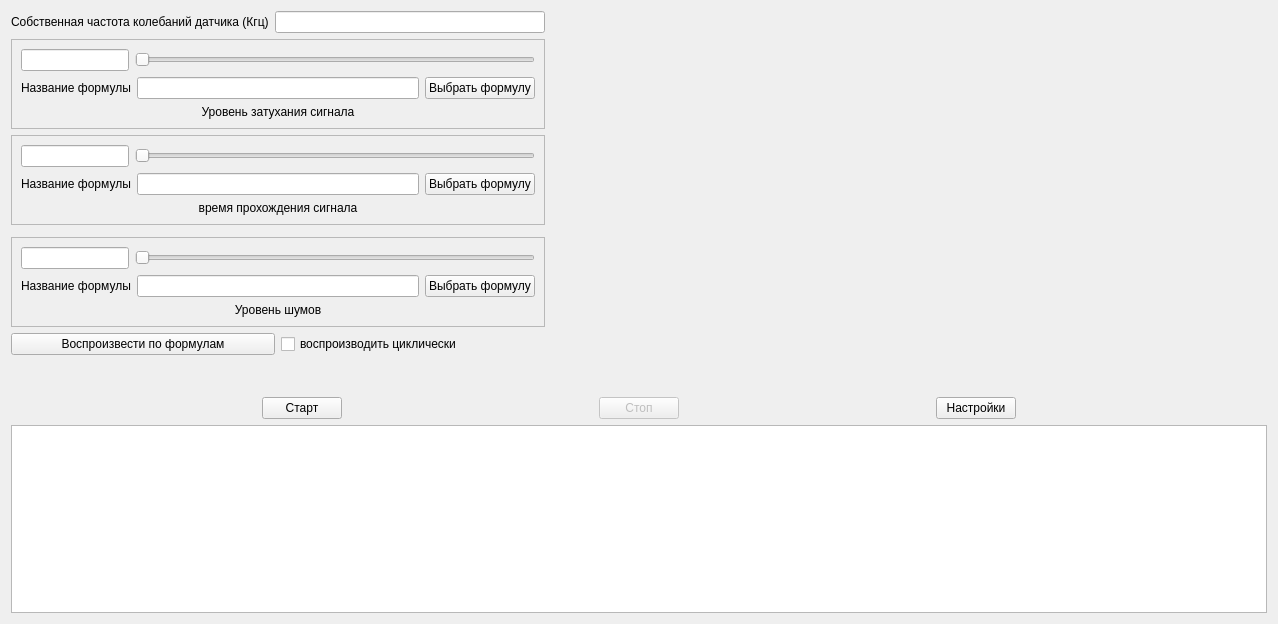
<?xml version="1.0" encoding="UTF-8"?>
<ui version="4.0">
 <class>AUsd</class>
 <widget class="QWidget" name="AUsd">
  <property name="geometry">
   <rect>
    <x>0</x>
    <y>0</y>
    <width>1278</width>
    <height>624</height>
   </rect>
  </property>
  <property name="sizePolicy">
   <sizepolicy hsizetype="Preferred" vsizetype="Preferred">
    <horstretch>200</horstretch>
    <verstretch>0</verstretch>
   </sizepolicy>
  </property>
  <property name="windowTitle">
   <string>Form</string>
  </property>
  <layout class="QVBoxLayout" name="verticalLayout_6">
   <item>
    <layout class="QHBoxLayout" name="horizontalLayout_6">
     <item>
      <layout class="QVBoxLayout" name="verticalLayout_5">
       <item>
        <layout class="QHBoxLayout" name="horizontalLayout_8">
         <item>
          <widget class="QLabel" name="label_4">
           <property name="text">
            <string>Собственная частота колебаний датчика (Кгц)</string>
           </property>
          </widget>
         </item>
         <item>
          <widget class="QLineEdit" name="datchikFrecuencyEdit">
           <property name="text">
            <string/>
           </property>
           <property name="alignment">
            <set>Qt::AlignCenter</set>
           </property>
          </widget>
         </item>
        </layout>
       </item>
       <item>
        <widget class="QFrame" name="frame_2">
         <property name="frameShape">
          <enum>QFrame::StyledPanel</enum>
         </property>
         <property name="frameShadow">
          <enum>QFrame::Raised</enum>
         </property>
         <layout class="QVBoxLayout" name="verticalLayout">
          <item>
           <layout class="QHBoxLayout" name="horizontalLayout_2">
            <item>
             <widget class="QLineEdit" name="powerEdit">
              <property name="sizePolicy">
               <sizepolicy hsizetype="Maximum" vsizetype="Fixed">
                <horstretch>0</horstretch>
                <verstretch>0</verstretch>
               </sizepolicy>
              </property>
              <property name="minimumSize">
               <size>
                <width>100</width>
                <height>0</height>
               </size>
              </property>
              <property name="alignment">
               <set>Qt::AlignCenter</set>
              </property>
             </widget>
            </item>
            <item>
             <widget class="QSlider" name="powerSlider">
              <property name="sizePolicy">
               <sizepolicy hsizetype="Fixed" vsizetype="Fixed">
                <horstretch>0</horstretch>
                <verstretch>0</verstretch>
               </sizepolicy>
              </property>
              <property name="minimumSize">
               <size>
                <width>400</width>
                <height>0</height>
               </size>
              </property>
              <property name="maximumSize">
               <size>
                <width>16777215</width>
                <height>16777215</height>
               </size>
              </property>
              <property name="orientation">
               <enum>Qt::Horizontal</enum>
              </property>
             </widget>
            </item>
           </layout>
          </item>
          <item>
           <layout class="QHBoxLayout" name="horizontalLayout_9">
            <item>
             <widget class="QLabel" name="label_5">
              <property name="text">
               <string>Название формулы</string>
              </property>
             </widget>
            </item>
            <item>
             <widget class="QLineEdit" name="powerFormulaNameEdit">
              <property name="readOnly">
               <bool>true</bool>
              </property>
              <property name="clearButtonEnabled">
               <bool>false</bool>
              </property>
             </widget>
            </item>
            <item>
             <widget class="QPushButton" name="powerFormulaButton">
              <property name="text">
               <string>Выбрать формулу</string>
              </property>
             </widget>
            </item>
           </layout>
          </item>
          <item>
           <widget class="QLabel" name="label">
            <property name="text">
             <string>Уровень затухания сигнала</string>
            </property>
            <property name="alignment">
             <set>Qt::AlignCenter</set>
            </property>
           </widget>
          </item>
         </layout>
        </widget>
       </item>
       <item>
        <widget class="QFrame" name="frame_3">
         <property name="frameShape">
          <enum>QFrame::StyledPanel</enum>
         </property>
         <property name="frameShadow">
          <enum>QFrame::Raised</enum>
         </property>
         <layout class="QVBoxLayout" name="verticalLayout_3">
          <item>
           <layout class="QHBoxLayout" name="horizontalLayout_4">
            <item>
             <widget class="QLineEdit" name="startTimeEdit">
              <property name="sizePolicy">
               <sizepolicy hsizetype="Maximum" vsizetype="Fixed">
                <horstretch>0</horstretch>
                <verstretch>0</verstretch>
               </sizepolicy>
              </property>
              <property name="minimumSize">
               <size>
                <width>100</width>
                <height>0</height>
               </size>
              </property>
              <property name="alignment">
               <set>Qt::AlignCenter</set>
              </property>
             </widget>
            </item>
            <item>
             <widget class="QSlider" name="startTimeSlider">
              <property name="sizePolicy">
               <sizepolicy hsizetype="Fixed" vsizetype="Fixed">
                <horstretch>0</horstretch>
                <verstretch>0</verstretch>
               </sizepolicy>
              </property>
              <property name="minimumSize">
               <size>
                <width>400</width>
                <height>0</height>
               </size>
              </property>
              <property name="maximumSize">
               <size>
                <width>16777215</width>
                <height>16777215</height>
               </size>
              </property>
              <property name="orientation">
               <enum>Qt::Horizontal</enum>
              </property>
             </widget>
            </item>
           </layout>
          </item>
          <item>
           <layout class="QHBoxLayout" name="horizontalLayout_10">
            <item>
             <widget class="QLabel" name="label_6">
              <property name="text">
               <string>Название формулы</string>
              </property>
             </widget>
            </item>
            <item>
             <widget class="QLineEdit" name="startTimeFormulaEdit">
              <property name="readOnly">
               <bool>true</bool>
              </property>
              <property name="clearButtonEnabled">
               <bool>false</bool>
              </property>
             </widget>
            </item>
            <item>
             <widget class="QPushButton" name="startTimeFormulaButton">
              <property name="text">
               <string>Выбрать формулу</string>
              </property>
             </widget>
            </item>
           </layout>
          </item>
          <item>
           <widget class="QLabel" name="label_3">
            <property name="text">
             <string>время прохождения сигнала</string>
            </property>
            <property name="alignment">
             <set>Qt::AlignCenter</set>
            </property>
           </widget>
          </item>
         </layout>
        </widget>
       </item>
       <item>
        <layout class="QVBoxLayout" name="verticalLayout_4">
         <item>
          <widget class="QFrame" name="frame">
           <property name="frameShape">
            <enum>QFrame::StyledPanel</enum>
           </property>
           <property name="frameShadow">
            <enum>QFrame::Raised</enum>
           </property>
          </widget>
         </item>
         <item>
          <widget class="QFrame" name="frame_4">
           <property name="frameShape">
            <enum>QFrame::StyledPanel</enum>
           </property>
           <property name="frameShadow">
            <enum>QFrame::Raised</enum>
           </property>
           <layout class="QVBoxLayout" name="verticalLayout_2">
            <item>
             <layout class="QHBoxLayout" name="horizontalLayout_3">
              <item>
               <widget class="QLineEdit" name="shumEdit">
                <property name="sizePolicy">
                 <sizepolicy hsizetype="Maximum" vsizetype="Fixed">
                  <horstretch>0</horstretch>
                  <verstretch>0</verstretch>
                 </sizepolicy>
                </property>
                <property name="minimumSize">
                 <size>
                  <width>100</width>
                  <height>0</height>
                 </size>
                </property>
                <property name="alignment">
                 <set>Qt::AlignCenter</set>
                </property>
               </widget>
              </item>
              <item>
               <widget class="QSlider" name="shumSlider">
                <property name="sizePolicy">
                 <sizepolicy hsizetype="Fixed" vsizetype="Fixed">
                  <horstretch>0</horstretch>
                  <verstretch>0</verstretch>
                 </sizepolicy>
                </property>
                <property name="minimumSize">
                 <size>
                  <width>400</width>
                  <height>0</height>
                 </size>
                </property>
                <property name="orientation">
                 <enum>Qt::Horizontal</enum>
                </property>
               </widget>
              </item>
             </layout>
            </item>
            <item>
             <layout class="QHBoxLayout" name="horizontalLayout_11">
              <item>
               <widget class="QLabel" name="label_7">
                <property name="text">
                 <string>Название формулы</string>
                </property>
               </widget>
              </item>
              <item>
               <widget class="QLineEdit" name="shumFormulaEdit">
                <property name="readOnly">
                 <bool>true</bool>
                </property>
                <property name="clearButtonEnabled">
                 <bool>false</bool>
                </property>
               </widget>
              </item>
              <item>
               <widget class="QPushButton" name="shumFormulaButton">
                <property name="text">
                 <string>Выбрать формулу</string>
                </property>
               </widget>
              </item>
             </layout>
            </item>
            <item>
             <widget class="QLabel" name="label_2">
              <property name="text">
               <string>Уровень шумов</string>
              </property>
              <property name="alignment">
               <set>Qt::AlignCenter</set>
              </property>
             </widget>
            </item>
           </layout>
          </widget>
         </item>
         <item>
          <layout class="QHBoxLayout" name="horizontalLayout_7">
           <item>
            <widget class="QPushButton" name="autoReplayButton">
             <property name="sizePolicy">
              <sizepolicy hsizetype="Preferred" vsizetype="Fixed">
               <horstretch>0</horstretch>
               <verstretch>0</verstretch>
              </sizepolicy>
             </property>
             <property name="text">
              <string>Воспроизвести по формулам</string>
             </property>
             <property name="checkable">
              <bool>true</bool>
             </property>
            </widget>
           </item>
           <item>
            <widget class="QCheckBox" name="autoRepeateBox">
             <property name="sizePolicy">
              <sizepolicy hsizetype="Preferred" vsizetype="Fixed">
               <horstretch>0</horstretch>
               <verstretch>0</verstretch>
              </sizepolicy>
             </property>
             <property name="text">
              <string>воспроизводить циклически</string>
             </property>
            </widget>
           </item>
          </layout>
         </item>
        </layout>
       </item>
       <item>
        <layout class="QHBoxLayout" name="horizontalLayout_5"/>
       </item>
       <item>
        <spacer name="verticalSpacer">
         <property name="orientation">
          <enum>Qt::Vertical</enum>
         </property>
         <property name="sizeHint" stdset="0">
          <size>
           <width>20</width>
           <height>40</height>
          </size>
         </property>
        </spacer>
       </item>
      </layout>
     </item>
     <item>
      <widget class="AChart" name="chart" native="true">
       <property name="sizePolicy">
        <sizepolicy hsizetype="MinimumExpanding" vsizetype="Minimum">
         <horstretch>40</horstretch>
         <verstretch>0</verstretch>
        </sizepolicy>
       </property>
      </widget>
     </item>
    </layout>
   </item>
   <item>
    <layout class="QHBoxLayout" name="horizontalLayout">
     <item>
      <spacer name="horizontalSpacer_3">
       <property name="orientation">
        <enum>Qt::Horizontal</enum>
       </property>
       <property name="sizeHint" stdset="0">
        <size>
         <width>40</width>
         <height>20</height>
        </size>
       </property>
      </spacer>
     </item>
     <item>
      <widget class="QPushButton" name="startButton">
       <property name="text">
        <string>Старт</string>
       </property>
      </widget>
     </item>
     <item>
      <spacer name="horizontalSpacer">
       <property name="orientation">
        <enum>Qt::Horizontal</enum>
       </property>
       <property name="sizeHint" stdset="0">
        <size>
         <width>40</width>
         <height>20</height>
        </size>
       </property>
      </spacer>
     </item>
     <item>
      <widget class="QPushButton" name="stopButton">
       <property name="enabled">
        <bool>false</bool>
       </property>
       <property name="text">
        <string>Стоп</string>
       </property>
      </widget>
     </item>
     <item>
      <spacer name="horizontalSpacer_2">
       <property name="orientation">
        <enum>Qt::Horizontal</enum>
       </property>
       <property name="sizeHint" stdset="0">
        <size>
         <width>40</width>
         <height>20</height>
        </size>
       </property>
      </spacer>
     </item>
     <item>
      <widget class="QPushButton" name="settingsButton">
       <property name="text">
        <string>Настройки</string>
       </property>
      </widget>
     </item>
     <item>
      <spacer name="horizontalSpacer_4">
       <property name="orientation">
        <enum>Qt::Horizontal</enum>
       </property>
       <property name="sizeHint" stdset="0">
        <size>
         <width>40</width>
         <height>20</height>
        </size>
       </property>
      </spacer>
     </item>
    </layout>
   </item>
   <item>
    <widget class="QTextEdit" name="logEdit">
     <property name="sizePolicy">
      <sizepolicy hsizetype="Expanding" vsizetype="Maximum">
       <horstretch>0</horstretch>
       <verstretch>0</verstretch>
      </sizepolicy>
     </property>
    </widget>
   </item>
  </layout>
 </widget>
 <customwidgets>
  <customwidget>
   <class>AChart</class>
   <extends>QWidget</extends>
   <header>../AChart/achart.h</header>
   <container>1</container>
  </customwidget>
 </customwidgets>
 <resources/>
 <connections/>
</ui>
